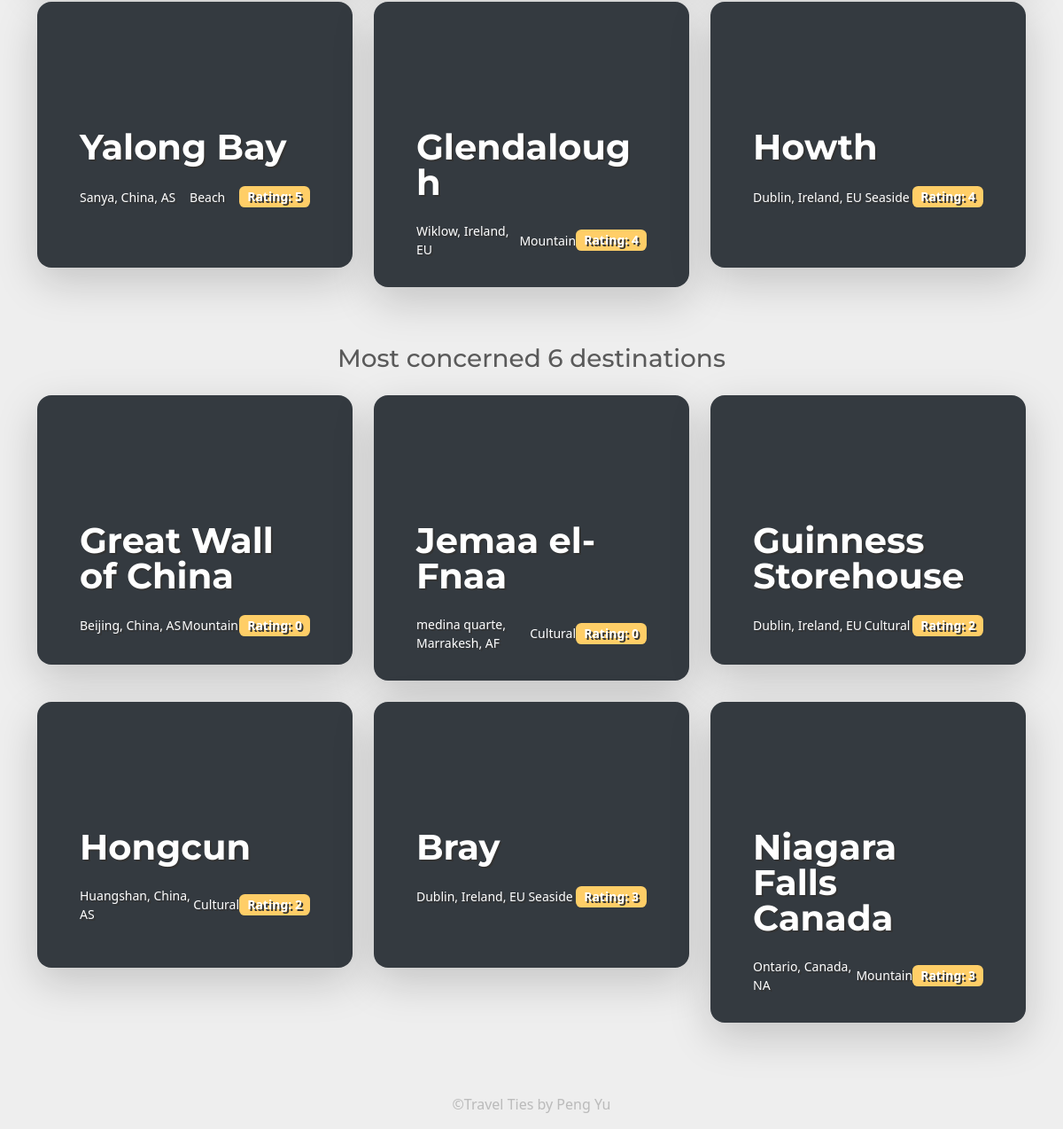
The page /destinations/ (lower part) on the database as committed earlier.
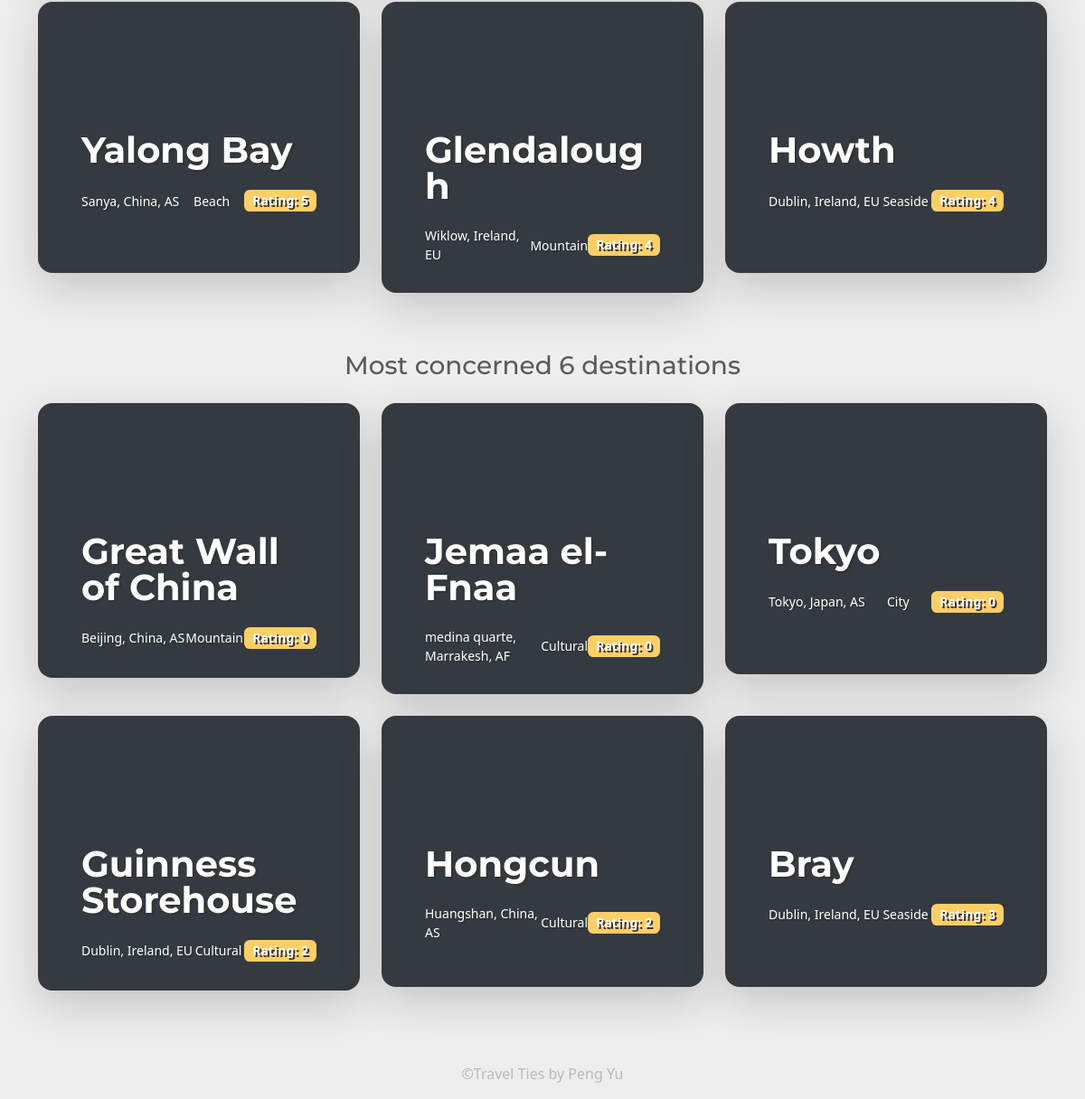
The same page on the database as committed later.
### app/models.py (models this page shows, shortened)
class Destination(models.Model):
    user = models.ForeignKey(UserProfile, on_delete=models.CASCADE)
    title = models.CharField(max_length=255)
    type = models.CharField(max_length=100, blank=True)
    content = models.TextField()
    images = models.ManyToManyField(Image)
    created_at = models.DateTimeField(auto_now_add=True)
    rating = models.IntegerField(default=0)
    CONTINENT_CHOICES = (
        ('NA', 'North America'),
        ('SA', 'South America'),
        ('EU', 'Europe'),
        ('AS', 'Asia'),
        ('AF', 'Africa'),
        ('OC', 'Oceania'),
        ('AN', 'Antarctica'),
    )
    continent = models.CharField(max_length=2, choices=CONTINENT_CHOICES)
    country = models.CharField(max_length=255)
    city = models.CharField(max_length=255)
    class Meta:
        ordering = ['-created_at']

class Image(models.Model):
    title = models.CharField(max_length=50, null=True, blank=True)
    description = models.CharField(max_length=255, null=True, blank=True)
    url = models.URLField()
    sort = models.IntegerField(default=0)
    IMAGE_CHOICES = (
        ('A', 'avatar'),
        ('P', 'post')
    )
    type = models.CharField(max_length=1, choices=IMAGE_CHOICES, default='P')
    class Meta:
        ordering = ['sort']

### app/views.py (the view, shortened to what this page needs)
# urls.py: path('destinations/', views.DestinationListView.as_view(),
class DestinationListView(ListView):
    template_name = "destinations.html"
    context_object_name = "top10"
    def get_queryset(self):
        return models.Destination.objects.all().order_by(
            '-rating')[:6]
    def get_context_data(self, **kwargs):
        context = super().get_context_data(**kwargs)
        context['bottom10'] = models.Destination.objects.all().order_by(
            'rating')[:6]
        return context

### app/templates/destinations.html (shortened to what this page needs)
{% extends "base.html" %}
{% block main %}
    <main>
        <div class="container pb-3" id="custom-cards">
            <div class="row row-cols-1 row-cols-lg-3 align-items-stretch g-4 pb-5 pt-3">
                {% for destination in top10 %}
                        <div class="col">
                            <a class="nav-link" href="{% url 'destination_detail' destination.id %}">
                            <div class="card card-cover h-100 overflow-hidden text-bg-dark rounded-4 shadow-lg"
                                 style="background-image: url('{{ destination.images.first.url }}');
                                        background-size: cover;
                                        text-shadow: 2px 2px #333333;
                                        border:none;
                                        min-height:300px;
                                        ">
                                <div class="d-flex flex-column h-100 p-5 pb-3 text-white text-shadow-1">
                                    <h3 class="pt-5 mt-5 mb-4 display-6 lh-1 fw-bold">{{ destination.title }}</h3>
                                    <ul class="d-flex list-unstyled mt-auto justify-content-between">
                                        <li class="d-flex align-items-center">
                                            <small>{{ destination.city }}, {{ destination.country }}, {{ destination.continent }}</small>
                                        </li>
                                        <li class="d-flex align-items-center">
                                            <small>{{ destination.type }}</small>
                                        </li>
                                        <li class="d-flex align-items-center">
                                            <span class="badge text-bg-warning" style="font-size: 14px;">Rating: {{destination.rating}}</span>
                                        </li>
                                    </ul>
                                </div>
                            </div>
                        </a>
                    </div>
                {% endfor %}
            </div>
        </div>
        <div class="container pb-3" id="custom-cards">
            <h3 class="text-center">Most concerned 6 destinations</h3>
            <div class="row row-cols-1 row-cols-lg-3 align-items-stretch g-4 pb-5 pt-3">
                {% for destination in bottom10 %}
                        <div class="col">
                            <a class="nav-link" href="{% url 'destination_detail' destination.id %}">
                            <div class="card card-cover h-100 overflow-hidden text-bg-dark rounded-4 shadow-lg"
                                 style="background-image: url('{{ destination.images.first.url }}');
                                        background-size: cover;
                                        text-shadow: 2px 2px #333333;
                                        border:none;
                                        min-height:300px;
                                        ">
                                <div class="d-flex flex-column h-100 p-5 pb-3 text-white text-shadow-1">
                                    <h3 class="pt-5 mt-5 mb-4 display-6 lh-1 fw-bold">{{ destination.title }}</h3>
                                    <ul class="d-flex list-unstyled mt-auto justify-content-between">
                                        <li class="d-flex align-items-center">
                                            <small>{{ destination.city }}, {{ destination.country }}, {{ destination.continent }}</small>
                                        </li>
                                        <li class="d-flex align-items-center">
                                            <small>{{ destination.type }}</small>
                                        </li>
                                        <li class="d-flex align-items-center">
                                            <span class="badge text-bg-warning" style="font-size: 14px;">Rating: {{destination.rating}}</span>
                                        </li>
                                    </ul>
                                </div>
                            </div>
                        </a>
                    </div>
                {% endfor %}
            </div>
        </div>
    </main>
{% endblock main %}

### app/templates/base.html (shortened to what this page needs)
<!DOCTYPE html>
<html lang="en">
  <head>
    <link rel="stylesheet"
          href="https://cdn.jsdelivr.net/npm/bootswatch@5.3.3/dist/minty/bootstrap.min.css">
    <link rel="stylesheet" href="https://cdn.jsdelivr.net/npm/@docsearch/css@3">
    <link href="https://cdn.jsdelivr.net/npm/quill@2.0.0-rc.2/dist/quill.snow.css"
          rel="stylesheet" />
  </head>
  <body>
    {% block main %}
    {% endblock main %}
    {% include "footer.html" %}
    <div class="toast-container position-fixed bottom-0 end-0 p-3">
    </div>
  </body>
</html>

### app/templates/header.html (shortened to what this page needs)
{% load static %}

### app/templates/footer.html
<div class="container">
    <footer class="text-center mt-3 mb-3 text-body-tertiary">
        &copy;Travel Ties by Peng Yu
    </footer>
</div>

Rows that differ between the two databases and show on the page:
no longer on this page (row unchanged): Destination: title "Niagara Falls Canada", city "Ontario", country "Canada", continent "NA", type "Mountain", rating "3", shown under "Most concerned 6 destinations"
added Destination: title "Tokyo", city "Tokyo", country "Japan", continent "AS", type "City", rating "0", shown under "Most concerned 6 destinations"
